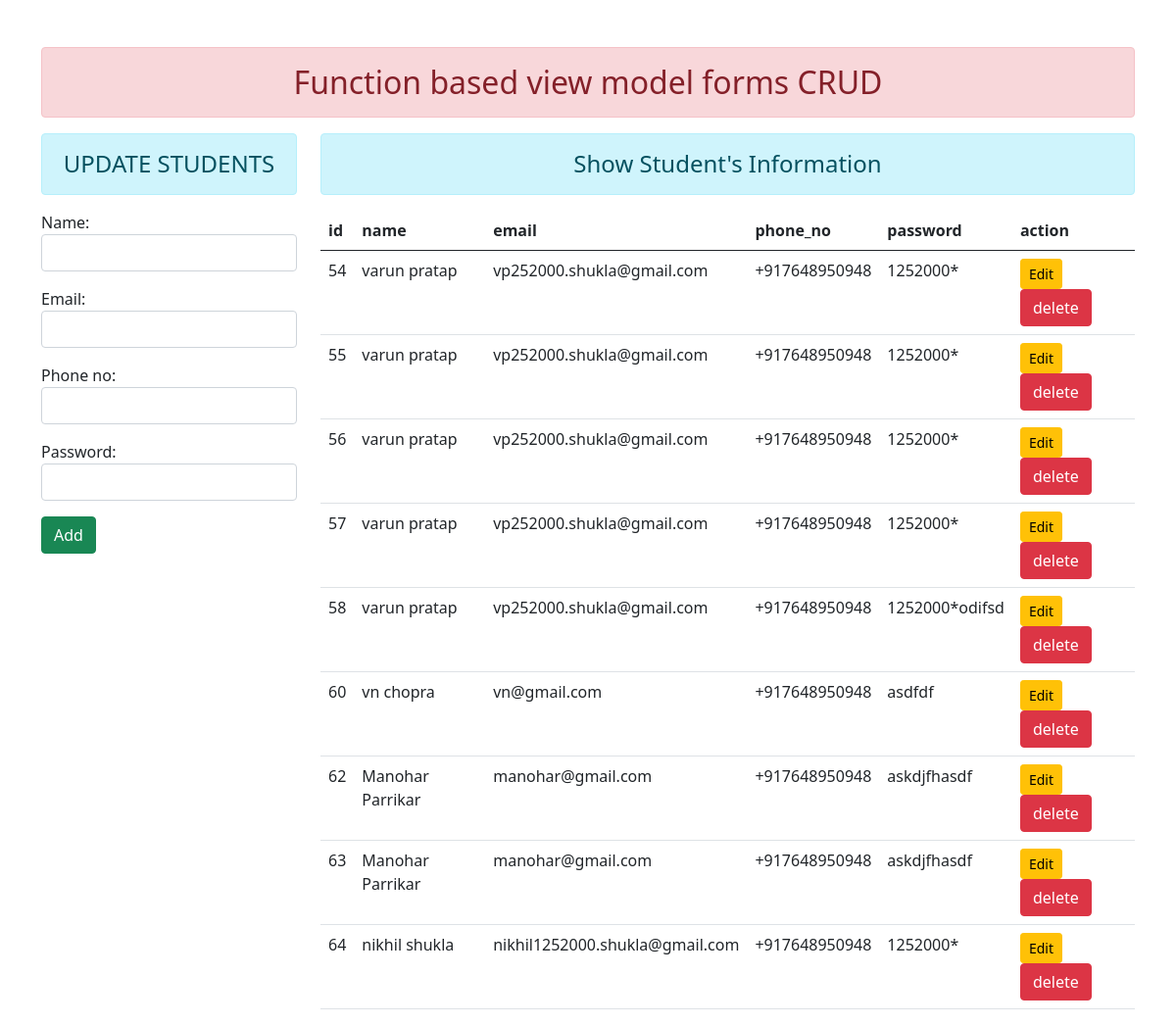
The page / on the database its author committed.
### enroll/models.py (models this page shows, shortened)
class User(models.Model):
    name = models.CharField(max_length= 70)
    email = models.EmailField(max_length= 100)
    phone_no = models.CharField(max_length=13)
    password = models.CharField(max_length= 100)

### enroll/views.py (the view)
# urls.py: path('', views.add_show, name='addandshow'),
def add_show(request):
    fm = UserForm(request.POST)
    if request.method == 'POST' and fm.is_valid:
        pn = request.POST.get('phone_no', 'default')
        current_time = datetime.datetime.now()
        a = current_time.hour
        b=current_time.minute
        fm.save()
    else:
        fm = UserForm()
    stud= User.objects.all()
    return render (request, 'enroll/add_and_show.html', {'form': fm , 'stu':stud} )

### enroll/forms.py
class UserForm(forms.ModelForm):
    class Meta:
        model = User
        fields = ['name', 'email', 'phone_no', 'password']
        widgets = {
            'name':forms.TextInput(attrs={'class':'form-control'}),
            'email':forms.TextInput(attrs={'class':'form-control'}),
            'phone_no':forms.TextInput(attrs={'class':'form-control'}),
            'password':forms.TextInput(attrs={'class':'form-control'}),
        }

### enroll/templates/enroll/add_and_show.html
{% extends 'enroll/base.html' %}
{%block content%}
<div class="row">
        <div class="col-sm-3">
            <h4 class="text-center alert alert-info">UPDATE STUDENTS</h4>
            <form action="" method="POST"> {% csrf_token%}
                {{form.as_p}}
                <input type="submit" class="btn btn-success" value="Add">
            </form>
        </div>
    <div class="col-sm-9">
        <h4 class="text-center alert alert-info">Show Student's Information</h4>
        <table class="table table-hover">
            <thead>
                <tr>
                    <th>id</th>
                    <th>name</th>
                    <th>email</th>
                    <th>phone_no</th>
                    <th>password</th>
                    <th>action</th>
                </tr>
            </thead>
            <tbody>
                {% for st in stu %}
                <tr>
                    <td>{{st.id}}</td>
                    <td>{{st.name}}</td>
                    <td>{{st.email}}</td>
                    <td>{{st.phone_no}}</td>
                    <td>{{st.password}}</td>
                    <td>
                        <a href="{% url 'updatedata' st.id %}" class="btn btn-warning btn-sm">Edit</a>
                        <form action="{% url 'deletedata' st.id %}" method="POST" class="d-inline"> {% csrf_token %}<input type="submit" class="btn btn-danger" value="delete"> </form>
                    </td>
                </tr>
                {% endfor %}
            </tbody>
        </table>
    </div>
</div>
{% endblock content %}

### enroll/templates/enroll/base.html (shortened to what this page needs)
<!DOCTYPE html>
<html lang="en">
<head>
<link href="https://cdn.jsdelivr.net/npm/bootstrap@5.0.2/dist/css/bootstrap.min.css" rel="stylesheet">
</head>
<body>
    <div class="container mt-5">
        <h2 class="text-center alert alert-danger">Function based view model forms CRUD</h2>
            {%block content%} {%endblock content%}
    </div>
</body>
</html>

### rows shown on the page
User: id "54", name "varun pratap", email "vp252000.shukla@gmail.com", phone_no "+917648950948", password "1252000*"
User: id "55", name "varun pratap", email "vp252000.shukla@gmail.com", phone_no "+917648950948", password "1252000*"
User: id "56", name "varun pratap", email "vp252000.shukla@gmail.com", phone_no "+917648950948", password "1252000*"
User: id "57", name "varun pratap", email "vp252000.shukla@gmail.com", phone_no "+917648950948", password "1252000*"
User: id "58", name "varun pratap", email "vp252000.shukla@gmail.com", phone_no "+917648950948", password "1252000*odifsd"
User: id "60", name "vn chopra", email "vn@gmail.com", phone_no "+917648950948", password "asdfdf"
User: id "62", name "Manohar Parrikar", email "manohar@gmail.com", phone_no "+917648950948", password "askdjfhasdf"
User: id "63", name "Manohar Parrikar", email "manohar@gmail.com", phone_no "+917648950948", password "askdjfhasdf"
User: id "64", name "nikhil shukla", email "nikhil1252000.shukla@gmail.com", phone_no "+917648950948", password "1252000*"
